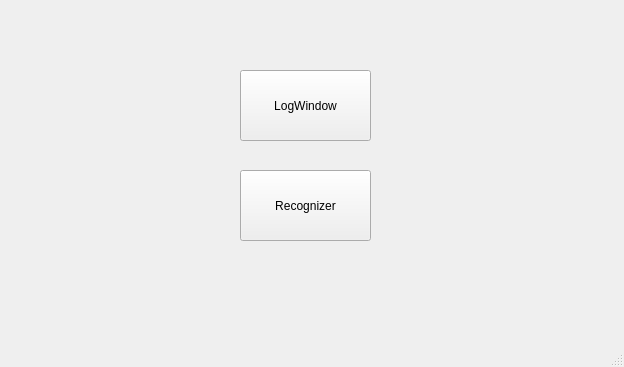
<?xml version="1.0" encoding="UTF-8"?>
<ui version="4.0">
 <class>MainWindow</class>
 <widget class="QMainWindow" name="MainWindow">
  <property name="geometry">
   <rect>
    <x>0</x>
    <y>0</y>
    <width>624</width>
    <height>367</height>
   </rect>
  </property>
  <property name="windowTitle">
   <string>MainWindow</string>
  </property>
  <widget class="QWidget" name="centralwidget">
   <widget class="QPushButton" name="LogWindowButton">
    <property name="geometry">
     <rect>
      <x>240</x>
      <y>70</y>
      <width>131</width>
      <height>71</height>
     </rect>
    </property>
    <property name="text">
     <string>LogWindow</string>
    </property>
   </widget>
   <widget class="QPushButton" name="RecognizerWindowButton">
    <property name="geometry">
     <rect>
      <x>240</x>
      <y>170</y>
      <width>131</width>
      <height>71</height>
     </rect>
    </property>
    <property name="text">
     <string>Recognizer</string>
    </property>
   </widget>
  </widget>
  <widget class="QMenuBar" name="menubar">
   <property name="geometry">
    <rect>
     <x>0</x>
     <y>0</y>
     <width>624</width>
     <height>26</height>
    </rect>
   </property>
  </widget>
  <widget class="QStatusBar" name="statusbar"/>
 </widget>
 <resources/>
 <connections/>
</ui>
